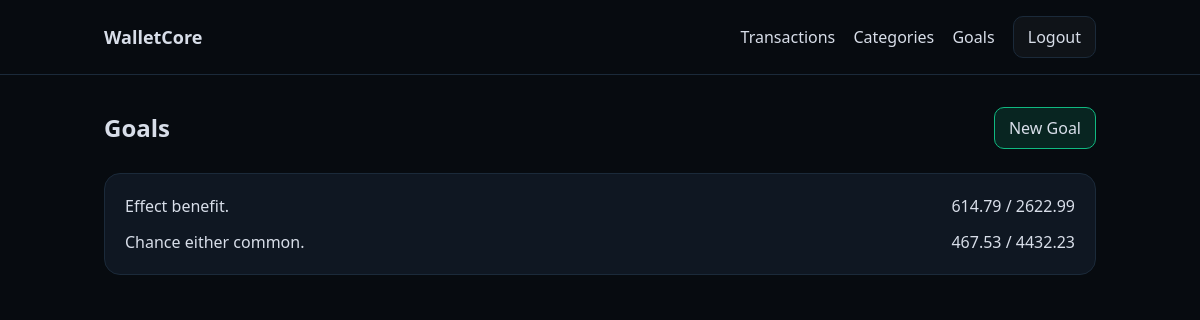
/goals/ (signed in), run on the app's committed database.
### finances/models.py (models this page shows, shortened)
class FinancialGoal(models.Model):
    user = models.ForeignKey(User, on_delete=models.CASCADE)
    title = models.CharField(max_length=80)
    target_amount = models.DecimalField(max_digits=12, decimal_places=2)
    current_amount = models.DecimalField(max_digits=12, decimal_places=2, default=Decimal('0')) # error bez Decimal()
    deadline = models.DateField(null=True, blank=True)

### finances/views.py (the view)
# urls.py: path("goals/", views.GoalList.as_view(), name="goal_list"),
class GoalList(LoginRequiredMixin, ListView):
    model = FinancialGoal
    template_name = "finances/goal_list.html"
    def get_queryset(self):
        return FinancialGoal.objects.filter(user=self.request.user).order_by("deadline")

### templates/finances/goal_list.html
{% extends "base.html" %}
{% block content %}
<div class="flex items-center justify-between mb-6">
  <h2 class="text-2xl font-semibold">Goals</h2>
  <a class="wc-btn wc-btn-primary" href="{% url 'finances:goal_create' %}">New Goal</a>
</div>
<div class="wc-card">
  <ul class="space-y-3">
    {% for g in object_list %}
      <li>
        <a href="{% url 'finances:goal_detail' g.pk %}">
          <div class="flex justify-between">
            <span>{{ g.title }}</span>
            <span>{{ g.current_amount }} / {{ g.target_amount }}</span>
          </div>
        </a>
      </li>
    {% empty %}
      <li>No goals.</li>
    {% endfor %}
  </ul>
</div>
{% endblock %}

### templates/base.html (style rules this page uses)
:root { --bg0: #070b10; --bg1: #0f1722; --line: #1b2a3a; --text: #d8dee9; --muted: #8b9bb4; --emerald: #10b981; --emerald-soft: rgba(16, 185, 129, 0.15); --danger-soft: rgba(251, 113, 133, 0.12); }
body { background: var(--bg0); color: var(--text); }
.wc-card { background: var(--bg1); border: 1px solid var(--line); border-radius: 16px; padding: 20px; }
.wc-btn { padding: 8px 14px; border-radius: 10px; border: 1px solid var(--line); background: rgba(255, 255, 255, 0.03); display: inline-flex; align-items: center; justify-content: center; gap: 6px; }
.wc-btn-primary { border-color: var(--emerald); background: var(--emerald-soft); }
a { text-decoration: none; }

### data on the page
FinancialGoal: title "Effect benefit.", current_amount "614.79", target_amount "2622.99"
FinancialGoal: title "Chance either common.", current_amount "467.53", target_amount "4432.23"
